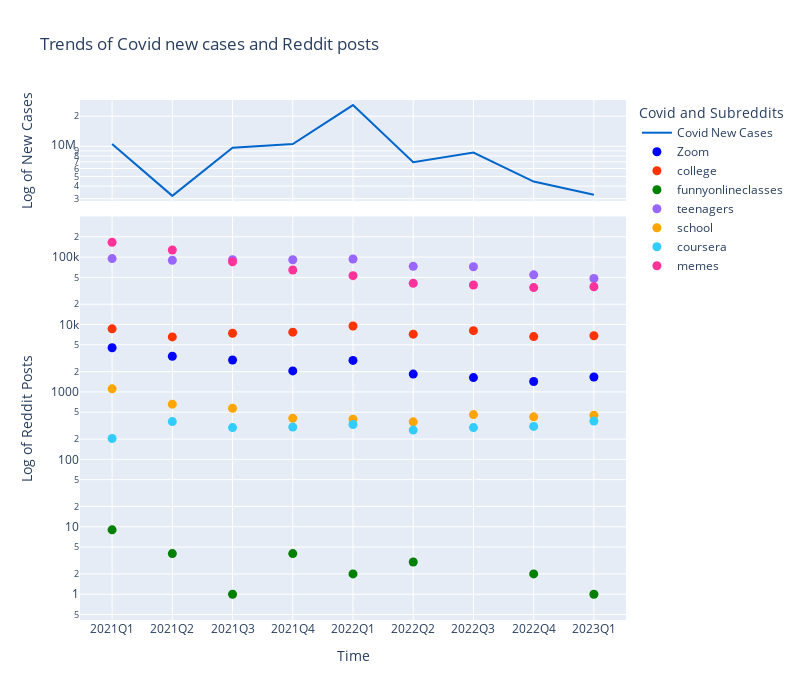

Notebook cell for this chart:
### Code cell
import plotly.subplots as sp
import plotly.graph_objects as go

# Create sub dataframes for each subreddit
zoom_data = covid_reddit[covid_reddit['subreddit'] == 'Zoom']
college_data = covid_reddit[covid_reddit['subreddit'] == 'college']
funnyonlineclasses_data = covid_reddit[covid_reddit['subreddit'] == 'funnyonlineclasses']
teenagers_data = covid_reddit[covid_reddit['subreddit'] == 'teenagers']
school_data = covid_reddit[covid_reddit['subreddit'] == 'school']
coursera_data = covid_reddit[covid_reddit['subreddit'] == 'coursera']
memes_data = covid_reddit[covid_reddit['subreddit'] == 'memes']

# Create a subplot
fig = sp.make_subplots(rows=2, cols=1, shared_xaxes=True, vertical_spacing=0.03,
                       row_heights=[0.2, 0.8])

# Scatter plot for each subreddit posts
scatter_trace_1 = go.Scatter(x=zoom_data['quarter'], y=zoom_data['count'],
                           mode='markers', marker=dict(size=9,color="blue"),
                           name='Zoom')
scatter_trace_2 = go.Scatter(x=college_data['quarter'], y=college_data['count'],
                           mode='markers', marker=dict(size=9,color="#ff3300"),
                           name='college')
scatter_trace_3 = go.Scatter(x=funnyonlineclasses_data['quarter'], y=funnyonlineclasses_data['count'],
                           mode='markers', marker=dict(size=9,color="green"),
                           name='funnyonlineclasses')
scatter_trace_4 = go.Scatter(x=teenagers_data['quarter'], y=teenagers_data['count'],
                           mode='markers', marker=dict(size=9,color="#9966ff"),
                           name='teenagers')
scatter_trace_5 = go.Scatter(x=school_data['quarter'], y=school_data['count'],
                           mode='markers', marker=dict(size=9,color="orange"),
                           name='school')
scatter_trace_6 = go.Scatter(x=coursera_data['quarter'], y=coursera_data['count'],
                           mode='markers', marker=dict(size=9,color="#33ccff"),
                           name='coursera')
scatter_trace_7 = go.Scatter(x=memes_data['quarter'], y=memes_data['count'],
                           mode='markers', marker=dict(size=9,color="#ff3399"),
                           name='memes')

# Line plot for Covid New Cases
line_trace = go.Scatter(x=covid_reddit['quarter'], y=covid_reddit['New_cases'],
                        mode='lines', line=dict(color='#0066cc'), name='Covid New Cases')

# Add traces to the subplots
fig.add_trace(line_trace, row=1, col=1)
fig.add_trace(scatter_trace_1, row=2, col=1)
fig.add_trace(scatter_trace_2, row=2, col=1)
fig.add_trace(scatter_trace_3, row=2, col=1)
fig.add_trace(scatter_trace_4, row=2, col=1)
fig.add_trace(scatter_trace_5, row=2, col=1)
fig.add_trace(scatter_trace_6, row=2, col=1)
fig.add_trace(scatter_trace_7, row=2, col=1)

# Update the title, legend, 
fig.update_layout(
    title="Trends of Covid new cases and Reddit posts",
    legend_title="Covid and Subreddits",
    showlegend=True,
    height=700,
    width=800
)

fig.update_yaxes(title_text="Log of New Cases",type='log', row=1, col=1)

# Update x and y-axis title for the second subplot
fig.update_yaxes(title_text="Log of Reddit Posts", type='log',row=2, col=1)
fig.update_xaxes(title_text="Time",row=2, col=1)

fig.show()
fig.write_html("../../docs/pages/covid_bubble_plot.html")

### Figure 1 — Plotly figure (JSON) as saved in the notebook; plotly's stock layout.template omitted (floating-point values rounded to 4 significant figures)
{"data": [{"line": {"color": "#0066cc"}, "mode": "lines", "name": "Covid New Cases", "type": "scatter", "x": ["2021Q1", "2021Q1", "2021Q1", "2021Q1", "2021Q1", "2021Q1", "2021Q1", "2021Q2", "2021Q2", "2021Q2", "2021Q2", "2021Q2", "2021Q2", "2021Q2", "2021Q3", "2021Q3", "2021Q3", "2021Q3", "2021Q3", "2021Q3", "2021Q3", "2021Q4", "2021Q4", "2021Q4", "2021Q4", "2021Q4", "2021Q4", "2021Q4", "2022Q1", "2022Q1", "2022Q1", "2022Q1", "2022Q1", "2022Q1", "2022Q1", "2022Q2", "2022Q2", "2022Q2", "2022Q2", "2022Q2", "2022Q2", "2022Q2", "2022Q3", "2022Q3", "2022Q3", "2022Q3", "2022Q3", "2022Q3", "2022Q4", "2022Q4", "2022Q4", "2022Q4", "2022Q4", "2022Q4", "2022Q4", "2023Q1", "2023Q1", "2023Q1", "2023Q1", "2023Q1", "2023Q1", "2023Q1"], "xaxis": "x", "y": [10529087, 10529087, 10529087, 10529087, 10529087, 10529087, 10529087, 3199599, 3199599, 3199599, 3199599, 3199599, 3199599, 3199599, 9672951, 9672951, 9672951, 9672951, 9672951, 9672951, 9672951, 10555064, 10555064, 10555064, 10555064, 10555064, 10555064, 10555064, 25847661, 25847661, 25847661, 25847661, 25847661, 25847661, 25847661, 6928001, 6928001, 6928001, 6928001, 6928001, 6928001, 6928001, 8660726, 8660726, 8660726, 8660726, 8660726, 8660726, 4441022, 4441022, 4441022, 4441022, 4441022, 4441022, 4441022, 3285870, 3285870, 3285870, 3285870, 3285870, 3285870, 3285870], "yaxis": "y"}, {"marker": {"color": "blue", "size": 9}, "mode": "markers", "name": "Zoom", "type": "scatter", "x": ["2021Q1", "2021Q2", "2021Q3", "2021Q4", "2022Q1", "2022Q2", "2022Q3", "2022Q4", "2023Q1"], "xaxis": "x2", "y": [4518, 3383, 2978, 2050, 2935, 1839, 1632, 1426, 1668], "yaxis": "y2"}, {"marker": {"color": "#ff3300", "size": 9}, "mode": "markers", "name": "college", "type": "scatter", "x": ["2021Q1", "2021Q2", "2021Q3", "2021Q4", "2022Q1", "2022Q2", "2022Q3", "2022Q4", "2023Q1"], "xaxis": "x2", "y": [8622, 6550, 7418, 7709, 9506, 7200, 8111, 6620, 6818], "yaxis": "y2"}, {"marker": {"color": "green", "size": 9}, "mode": "markers", "name": "funnyonlineclasses", "type": "scatter", "x": ["2021Q1", "2021Q2", "2021Q3", "2021Q4", "2022Q1", "2022Q2", "2022Q4", "2023Q1"], "xaxis": "x2", "y": [9, 4, 1, 4, 2, 3, 2, 1], "yaxis": "y2"}, {"marker": {"color": "#9966ff", "size": 9}, "mode": "markers", "name": "teenagers", "type": "scatter", "x": ["2021Q1", "2021Q2", "2021Q3", "2021Q4", "2022Q1", "2022Q2", "2022Q3", "2022Q4", "2023Q1"], "xaxis": "x2", "y": [94952, 89831, 91571, 91383, 93798, 72870, 71975, 54529, 48109], "yaxis": "y2"}, {"marker": {"color": "orange", "size": 9}, "mode": "markers", "name": "school", "type": "scatter", "x": ["2021Q1", "2021Q2", "2021Q3", "2021Q4", "2022Q1", "2022Q2", "2022Q3", "2022Q4", "2023Q1"], "xaxis": "x2", "y": [1111, 659, 573, 407, 395, 360, 461, 427, 452], "yaxis": "y2"}, {"marker": {"color": "#33ccff", "size": 9}, "mode": "markers", "name": "coursera", "type": "scatter", "x": ["2021Q1", "2021Q2", "2021Q3", "2021Q4", "2022Q1", "2022Q2", "2022Q3", "2022Q4", "2023Q1"], "xaxis": "x2", "y": [204, 363, 296, 301, 329, 272, 296, 308, 370], "yaxis": "y2"}, {"marker": {"color": "#ff3399", "size": 9}, "mode": "markers", "name": "memes", "type": "scatter", "x": ["2021Q1", "2021Q2", "2021Q3", "2021Q4", "2022Q1", "2022Q2", "2022Q3", "2022Q4", "2023Q1"], "xaxis": "x2", "y": [165847, 127543, 85267, 64443, 53059, 40999, 38555, 35296, 36373], "yaxis": "y2"}], "layout": {"height": 700, "legend": {"title": {"text": "Covid and Subreddits"}}, "showlegend": true, "title": {"text": "Trends of Covid new cases and Reddit posts"}, "width": 800, "xaxis": {"anchor": "y", "domain": [0, 1], "matches": "x2", "showticklabels": false}, "xaxis2": {"anchor": "y2", "domain": [0, 1], "title": {"text": "Time"}}, "yaxis": {"anchor": "x", "domain": [0.806, 1], "title": {"text": "Log of New Cases"}, "type": "log"}, "yaxis2": {"anchor": "x2", "domain": [0, 0.776], "title": {"text": "Log of Reddit Posts"}, "type": "log"}}}
